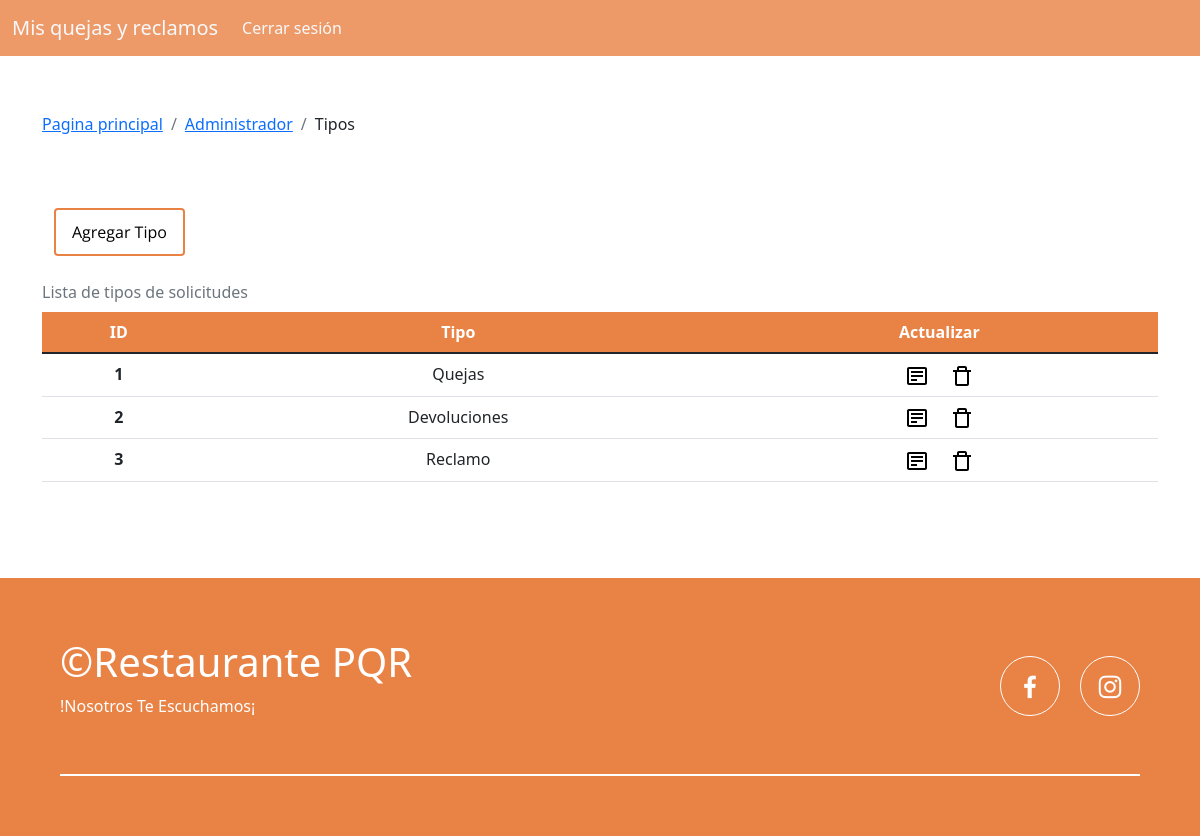
/aTipos.php (signed in), run on the app's committed database.
### tables this page shows
CREATE TABLE `marcas` (
  `id_marca` int(11) NOT NULL,
  `nombreM` varchar(35) NOT NULL
);

### aTipos.php (the view, shortened to what this page needs)
<!DOCTYPE html>
<html lang="en">
<head>
    <link rel="stylesheet" href="css/estilos.css">
    <link href='https://unpkg.com/boxicons@2.1.4/css/boxicons.min.css' rel='stylesheet'>
    <link rel="stylesheet" href="https://cdn.jsdelivr.net/npm/bootstrap-icons@1.10.5/font/bootstrap-icons.css">
    <link href="https://cdn.jsdelivr.net/npm/bootstrap@5.2.3/dist/css/bootstrap.min.css" rel="stylesheet"
>
    <link rel="stylesheet" href="https://cdn.datatables.net/1.13.4/css/jquery.dataTables.min.css">
</head>
<body>
    <?php include('fragmentos/menuAdministrador.php'); ?>
    <div class="container breadDetalles">
        <nav aria-label="breadcrumb">
            <ol class="breadcrumb">
                <li class="breadcrumb-item"><a href="cerrarsesion.php">Pagina principal</a></li>
                <li class="breadcrumb-item"><a href="administrador.php">Administrador</a></li>
                <li class="breadcrumb-item">Tipos</li>
            </ol>
        </nav>
    </div>
    <main>
        <br>
        <div class="container table-responsive tablaR">
            <table class="table" id="example">
                <caption class="caption-top">Lista de tipos de solicitudes</caption>
                <thead class="cabezaTabla">
                    <tr>
                        <div class="col container">
                            <br>
                            <a href="" data-bs-toggle="modal" data-bs-target="#staticBackdrop">
                                <button class="botonBuscar mb-3" id="btnbuscadorA" type="button">Agregar Tipo</button>
                            </a>
                        </div>
                    </tr>
                    <tr class="container">
                        <th scope="col">ID</th>
                        <th scope="col">Tipo</th>
                        <th scope="col">Actualizar</th>
                    </tr>
                </thead>
                <tbody class="table-group-divider">
                    <?php
                        include("conexion.php");
                        $consulta= "SELECT * FROM marcas";
                        $bd=mysqli_query($conectado,$consulta);
                        $contador = 1;
                        while($bd2=mysqli_fetch_array($bd)){
                    ?>
                    <tr>
                        <th scope="row"><?php echo $contador++ ?></th>
                        <td><?php echo $bd2 ['nombreM'];?></td>
                        <td><a href="aEditarTipo.php?id_marca=<?php echo $bd2 ['id_marca']; ?>"><img src="./img/bx-detail.svg" alt="" srcset=""></a> &nbsp;&nbsp;&nbsp;
                            <a href="BDEliminarTipo.php?id_marca=<?php echo $bd2 ['id_marca']?> "onclick="return confirmarEliminar()"><img src="./img/bx-trash-alt.svg" alt="" srcset=""></a>
                        </td>
                    </tr>
                    <?php
                        }
                    ?>
                </tbody>
            </table>
        </div>
    </main>
    <?php include('fragmentos/footer.php'); ?>
</body>
</html>

### css/estilos.css (style rules this page uses)
* { margin: 0; padding: 0; box-sizing: border-box; }
.breadDetalles { margin-top: 7rem; }
.tablaR { margin-bottom: 5rem; }
:root { scroll-behavior: smooth; }
body { font-family: 'Open Sans', sans-serif; }
tr { text-align: center; }
.table { Width: 75%; margin-left: auto; margin-right: auto; }
.cabezaTabla { background-color: #e98245; color: #fff; }
#btnbuscadorA { font-family: 'Open Sans', sans-serif; background-color: #ffffff; color: black; padding: 10px 16px; margin: 8px 0; border: 2px #e98245; border-style: solid; border-radius: 4px; cursor: pointer; font-size: medium; }

### data on the page
marcas: nombreM "Quejas"
marcas: nombreM "Devoluciones"
marcas: nombreM "Reclamo"
